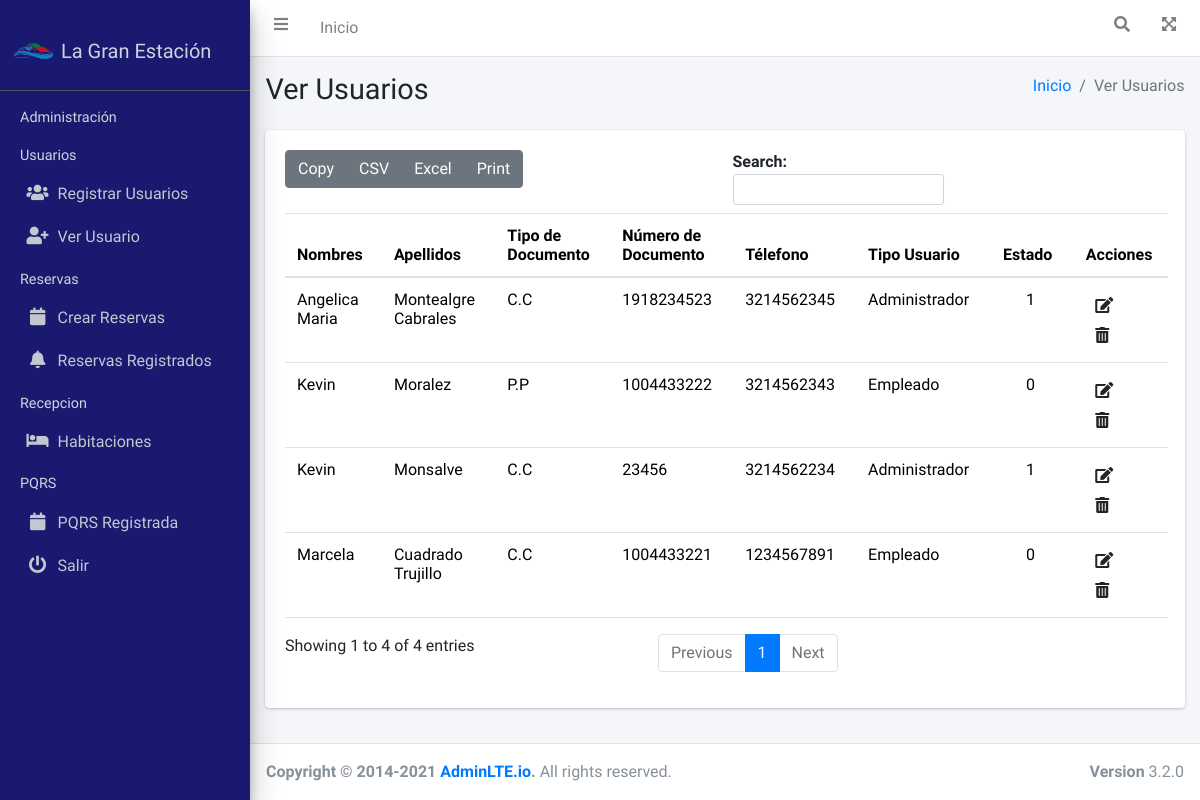
/user/ (signed in), run on an earlier commit of the app's database.
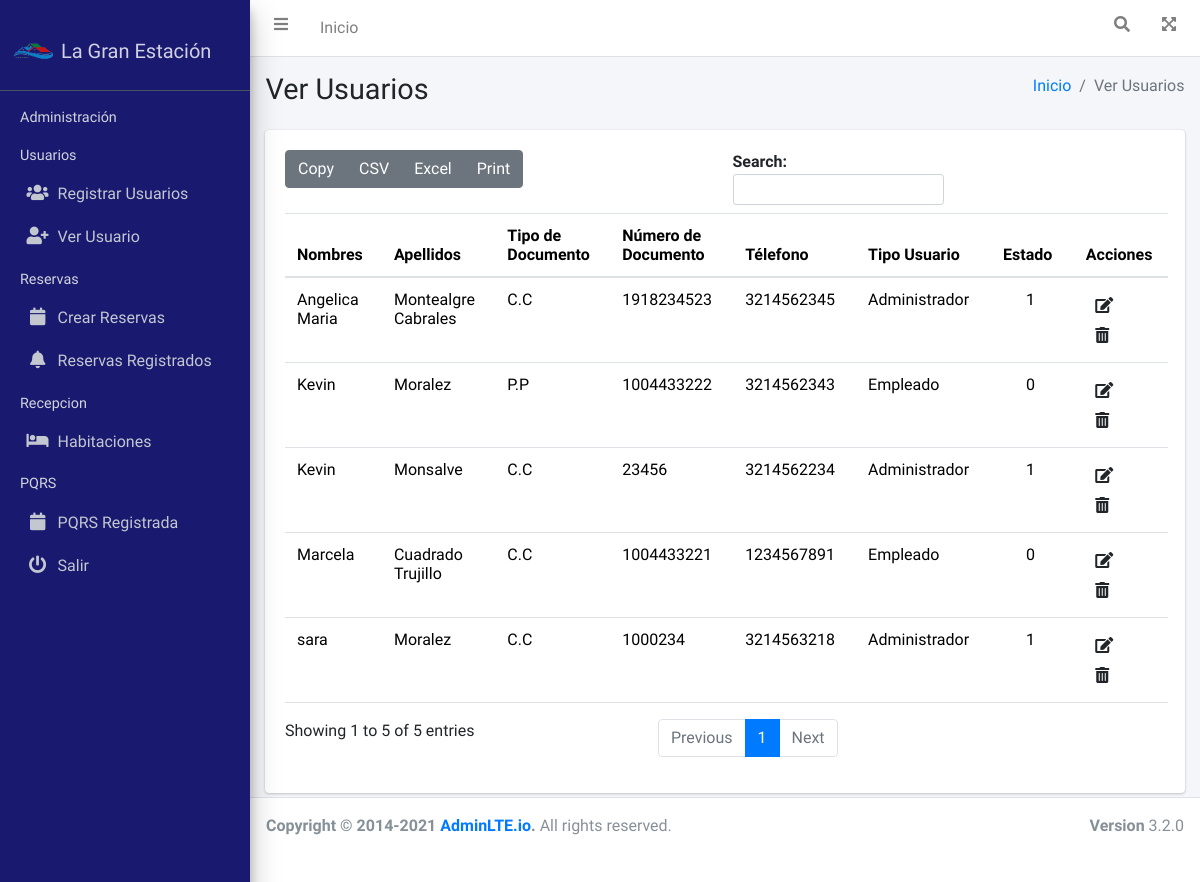
And on a later commit of the database.
### usuarios/models.py (models this page shows)
class Usuario(models.Model):
    nombres=models.CharField(max_length=45, verbose_name="Nombres")
    apellidos=models.CharField(max_length=45, verbose_name="Apellidos")
    email= models.EmailField(max_length=150, verbose_name='correo')
    class TipoDocumento(models.TextChoices):
        CC='C.C', _('Cédula de Ciudadanía')
        CE='C.E', _('Cédula de Extrangeriía')
        PP='P.P', _('Pasaporte')
        TI='T.I', _('Tarjeta de Identidad')
        OT='Otro', _('Otro Tipo de Documento')
    tipoDocumento=models.CharField(max_length=5, choices=TipoDocumento.choices, default=TipoDocumento.CC, verbose_name="Tipo de Documento")
    numeroDocumento=models.CharField(max_length=45, unique=True, verbose_name="Número de Documento")
    telefono=models.CharField(max_length=15, verbose_name="Teléfono", blank=True)
    class tipoUsuario(models.TextChoices):
        Administrador='Administrador', _('Administrador')
        Empleado='Empleado', _('Empleado')
    tipoUsuario=models.CharField(max_length=13, choices=tipoUsuario.choices, default=tipoUsuario.Empleado, verbose_name="Tipo Usuario")
    class Estado(models.TextChoices):
        ACTIVO=1, ('Activo')
        INACTIVO=0, ('Inactivo')
    estado=models.CharField(max_length=1, choices=Estado.choices, default=Estado.ACTIVO, verbose_name="Estado")
    user=models.ForeignKey(User, on_delete= models.CASCADE)

### usuarios/views.py (the view)
# urls.py: path('user/',include('usuarios.urls')),
@login_required(login_url='inicio')
def usuarios(request):
    titulo="Ver Usuarios"
    usuarios=Usuario.objects.all()
    context={
        'titulo':titulo,
        'usuarios':usuarios
    }
    return render(request,'usuarios/usuarios.html',context)

### General/templates/usuarios/usuarios.html (shortened to what this page needs)
{% extends 'partials/bodyAdmin.html' %}
{% load static %}
{% block contenido %}
<div class="container">
    <div class="card">
        <div class="card-body">
            <div id="example1_wrapper" class="dataTables_wrapper dt-bootstrap4">
                <table id="tabla-general" class="table">
                    <thead>
                    <tr>
                        <th scope="col">Nombres</th>
                        <th scope="col">Apellidos</th>
                        <th scope="col">Tipo de Documento</th>
                        <th scope="col">Número de Documento</th>
                        <th scope="col">Télefono</th>
                        <th scope="col">Tipo Usuario</th>
                        <th scope="col" >Estado</th>
                        <th scope="col" class="text-center">Acciones</th>
                    </thead>
                    <tbody>
                        {% for usuario in usuarios   %}
                        <tr>
                            {% if usuario.estado != '3' %}
                            <td>{{usuario.nombres}}</td>
                            <td>{{usuario.apellidos}}</td>
                            <td>{{usuario.tipoDocumento}}</td>
                            <td >{{usuario.numeroDocumento}}</td>
                            <td>{{usuario.telefono}}</td>
                            <td>{{usuario.tipoUsuario}}</td>
                            <td class="text-center">{{usuario.estado}}</td>
                            <td ><a class="btn btn " href="{% url 'usuarios-editar' usuario.id %}"><i class="fas fa-edit"></i>
                            <a class="btn btn" href="{% url 'usuarios-eliminar' usuario.id %}"><i class="fas  fa-trash-alt"></i></td>
                            {% endif %}
                        </tr>
                        {% endfor %}
                    </tbody>
                </table>
            </div>
        </div>
    </div>
</div>
{% endblock contenido %}

What changed in the data, as far as the page shows it:
added Usuario: nombres "sara", apellidos "Moralez", tipoDocumento "C.C", numeroDocumento "1000234", telefono "3214563218", tipoUsuario "Administrador", estado "1"
Also different on the page:
text written by a page script: "Copy CSV Excel Print Search: Showing 1 to 4 of 4 entries Previous 1 Next" → "Copy CSV Excel Print Search: Showing 1 to 5 of 5 entries Previous 1 Next"
